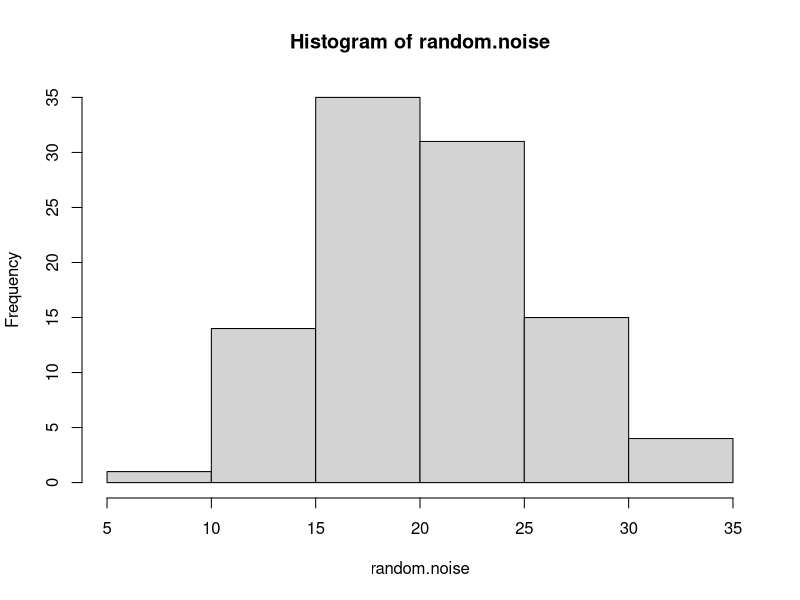

This chart was generated by the following R code:
## ---- chunk 1
date()
## ---- chunk 2
random.noise <- rnorm(100, mean = 20, sd = 5)
hist(random.noise)
## ---- chunk 3
# check for integer value (what happens here?)
a <- 5
is.integer(a); is.numeric(a)
## ---- chunk 4
# check for integer value
b <- "Hi there!"
is.character(b)
## ---- chunk 5
# We can use logical operators (<, <=, ==, >, >=, !=)
a <- 5 != 9
is.logical(a)
## ---- chunk 6
# create 'vector' of factor variables
f <- as.factor(c("I", "Like", "Sandy", "Beaches"))
is.factor(f)
## ---- chunk 7
my.vec <- c(1, 2, 3, 4)
print(my.vec); is.vector(my.vec)
## ---- chunk 8
my.list <- list(int = 1, numeric = 2.2, sublist = list(4, 5.001, "hello"), vector = my.vec)
print(my.list)
## ---- chunk 9
# create a matrix (what does byrow do?)
matrix(c(1,2,3,4), nrow = 2, ncol = 2, byrow = TRUE)

# column-bind two vectors
vec1 <- c(1,2,3)
vec2 <- c(4,5,6)
mat <- cbind(vec1, vec2)
is.matrix(mat)
## ---- chunk 10
n = c(2, 3, 5) 
s = c("aa", "bb", "cc") 
b = c(TRUE, FALSE, TRUE) 
df = data.frame(n, s, b)
print(df)
